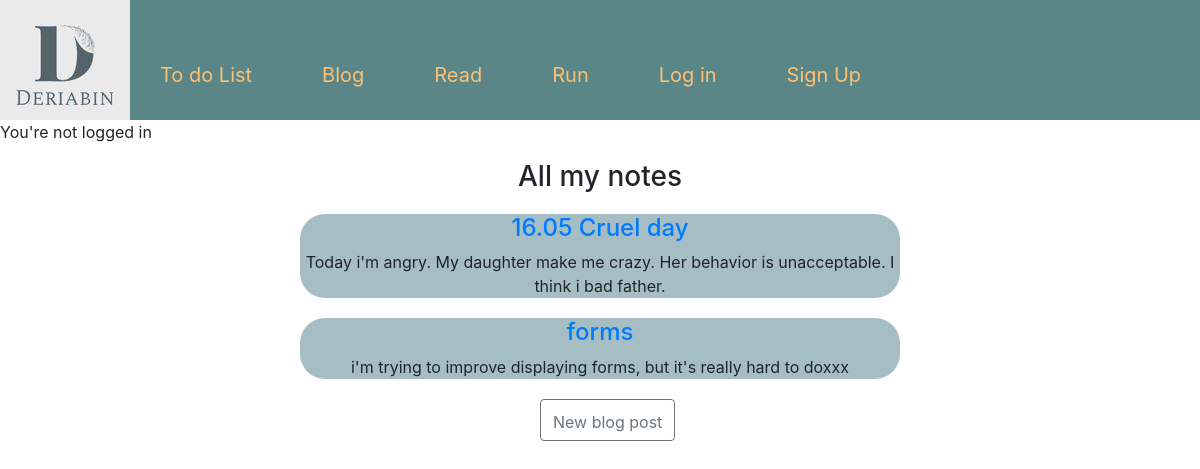
Screenshot of /blog/ with the database file from the repository.
### blog/models.py (models this page shows, shortened)
class Post(models.Model):
    title = models.CharField(max_length=200)
    author = models.ForeignKey('auth.user', on_delete=models.CASCADE)
    body = models.TextField()

### blog/views.py (the view)
# urls.py: path("blog/", views.BlogListView.as_view(), name="blog_home"),
class BlogListView(ListView):
    model = Post
    template_name = 'blog/blog_home.html'

### templates/blog/blog_home.html (shortened to what this page needs)
{% extends "base.html" %}
{% block content %}
{% if object_list %}
<h3>All my notes </h3>
{% endif %}
    {% for post in object_list %}
    <div class="button">
        <h4><a href="{% url 'post_detail' post.id %}"> {{ post.title }}</a> </h4>
        <p>{{ post.body }}</p>
    </div>
    {% endfor %}
    <div class="b">
    <button
        type="button" class="btn btn-outline-secondary"
        onclick="location.href='{% url "post_new" %}'"/>
        New blog post
    </div>
{% endblock %}

### static/css/base.css (style rules this page uses)
h3 { text-align: center; }
.button { margin-top: 20px; margin-left: auto; margin-right: auto; width: 50%; background-color: #A5BEC4; border-radius: 25px; text-align: center; }
.b { margin-top: 20px; margin-left: auto; margin-right: auto; width: 10%; }
.btn { padding-top: 10px; }

### rows the page displays
Post: title "16.05 Cruel day", body "Today i'm angry. My daughter make me crazy. Her behavior is unacceptable. I think i bad father."
Post: title "forms", body "i'm trying to improve displaying forms, but it's really hard to doxxx"
